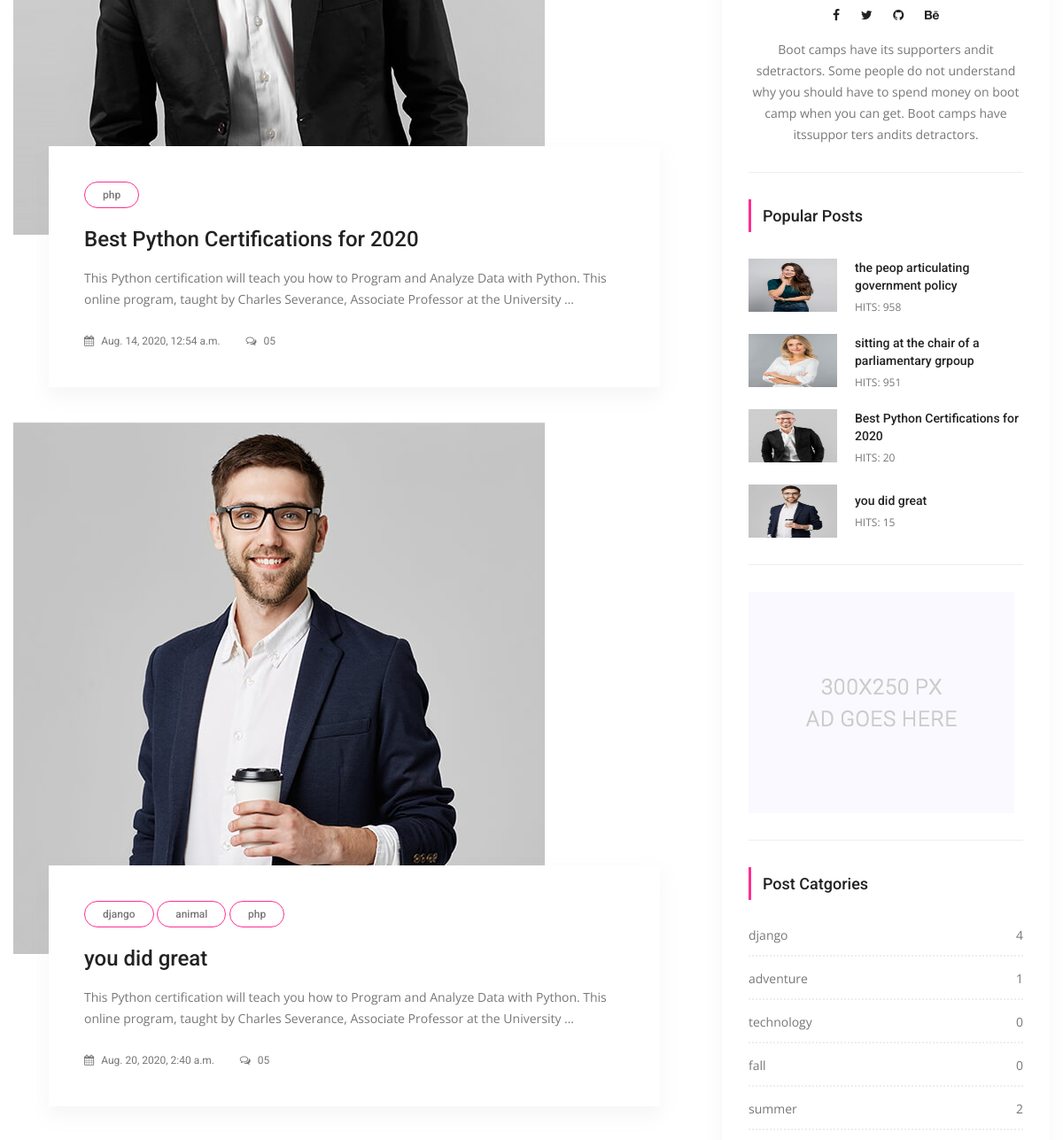
The app's page / (middle part), older data.
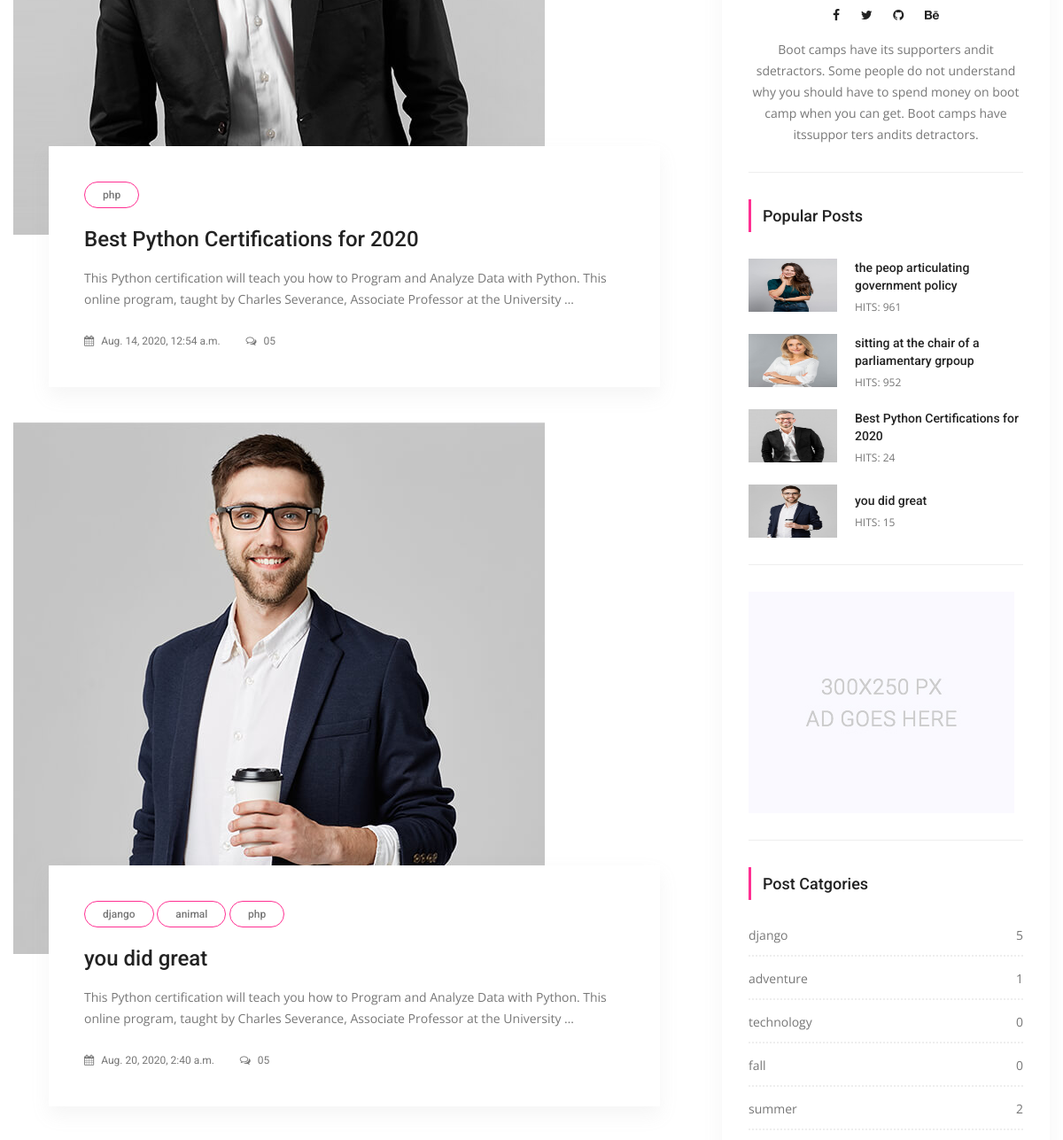
The same page, newer data.
### posts/models.py (models this page shows, shortened)
class Post(models.Model):
    title = models.CharField(max_length=150)
    content = models.TextField()
    publishing_date = models.DateTimeField(auto_now=True)
    image = models.ImageField(blank=True, null=True, upload_to='uploads/')
    user = models.ForeignKey(settings.AUTH_USER_MODEL, on_delete=models.CASCADE)
    slug = models.SlugField(default="slug", editable=False)
    category = models.ForeignKey(Category, on_delete=models.CASCADE, default=1, related_name="posts")
    tag = models.ManyToManyField(Tag, related_name="posts", blank=True)
    slider_post = models.BooleanField(default=False)
    hit = models.PositiveIntegerField(default=0)

class Category(models.Model):
    title = models.CharField(max_length=150)
    slug = models.SlugField(editable=False)
    def post_count(self):
        return self.posts.all().count()

### posts/views.py (the view)
# urls.py: path('',IndexView.as_view(),name = "index"),
class IndexView(ListView):
    template_name = "posts/index.html"
    model = Post
    context_object_name = 'posts'
    paginate_by = 3
    def get_context_data(self, *, object_list=None, **kwargs):
        context = super(IndexView, self).get_context_data(**kwargs)
        context['slider_posts']= Post.objects.all().filter(slider_post=True)
        return context

### posts/models.py (called while the page is built)
    def __str__(self):
        return self.title

### posts/templatetags/custom_tags.py (called while the page is built)
@register.simple_tag(name="categories")
def all_categories():
    return Category.objects.all()

@register.simple_tag(name="tags")
def all_tags():
    return Tag.objects.all()

@register.simple_tag(name="hit_posts")
def hit_posts():
    return Post.objects.order_by('-hit')[:4]

### templates/posts/index.html (shortened to what this page needs)
{% extends 'base.html'%}
{% load static %}
{%block content%}
        <section class="blog_area p_120">
            <div class="container">
                <div class="row">
                    <div class="col-lg-8">
                        <div class="blog_left_sidebar">
							{% for post in posts %}
                            <article class="blog_style1">
                            	<div class="blog_img">
                            		<img class="img-fluid" src="{{ post.image.url }}" alt="">
                            	</div>
                            	<div class="blog_text">
									<div class="blog_text_inner">
										{% for tag in post.tag.all %}
										<a class="cat" href="{% url 'tag_detail' tag.slug %}">{{ tag.title }}</a>
										{% endfor %}
										<a href="{% url 'detail' pk=post.pk slug=post.slug %}"><h4>{{post.title}}</h4></a>
										<p>{{post.content|truncatechars:175}}</p>
										<div class="date">
											<a href="#"><i class="fa fa-calendar" aria-hidden="true"></i> {{post.publishing_date}}</a>
											<a href="#"><i class="fa fa-comments-o" aria-hidden="true"></i> 05</a>
										</div>
									</div>
                            	</div>
                            </article>
							{% endfor %}
                        </div>
                    </div>
{% include 'right_side.html' %}
                </div>
            </div>
        </section>
{% endblock %}

### templates/right_side.html (shortened to what this page needs)
{% load static %}
{% load custom_tags %}
<div class="col-lg-4">
                        <div class="blog_right_sidebar">
                            <aside class="single_sidebar_widget author_widget">
                                <div class="social_icon">
                                    <a href="#"><i class="fa fa-facebook"></i></a>
                                    <a href="#"><i class="fa fa-twitter"></i></a>
                                    <a href="#"><i class="fa fa-github"></i></a>
                                    <a href="#"><i class="fa fa-behance"></i></a>
                                </div>
                                <p>Boot camps have its supporters andit sdetractors. Some people do not understand why you should have to spend money on boot camp when you can get. Boot camps have itssuppor ters andits detractors.</p>
                                <div class="br"></div>
                            </aside>
                            <aside class="single_sidebar_widget popular_post_widget">
                                <h3 class="widget_title">Popular Posts</h3>
                                {% hit_posts as posts %}
                                {% for post in posts %}
                                <div class="media post_item">
                                    <img src="{{ post.image.url }}" alt="post" style="width:100px;height:60px">
                                    <div class="media-body">
                                        <a href="{% url 'detail' post.pk post.slug %}"><h3>{{ post.title }}</h3></a>
                                        <p>HITS: {{ post.hit }}</p>
                                    </div>
                                </div>
                                {% endfor %}
                                <div class="br"></div>
                            </aside>
                            <aside class="single_sidebar_widget">
                                <a href="#"><img class="img-fluid" src="{% static "img/blog/add.jpg" %}" alt=""></a>
                                <div class="br"></div>
                            </aside>
                            <aside class="single_sidebar_widget post_category_widget">
                                <h4 class="widget_title">Post Catgories</h4>
                                <ul class="list cat-list">
                                    {% categories as categories%}
                                    {% for category in categories %}
                                    <li>
                                        <a href="{% url 'category_detail' pk=category.id slug=category.slug %}" class="d-flex justify-content-between">
                                            <p>{{ category.title }}</p>
                                            <p>{{ category.post_count }}</p>
                                        </a>
                                    </li>
                                    {% endfor %}
                                </ul>
                            </aside>
                        </div>
                    </div>

Row changes from the older to the newer data that the page shows:
changed Post "Best Python Certifications for 2020": hit "20" → "24"
changed Post "the peop articulating government policy": hit "958" → "961"
changed Post "sitting at the chair of a parliamentary grpoup": hit "951" → "952"
computed for Category "django": post_count "4" → "5"
